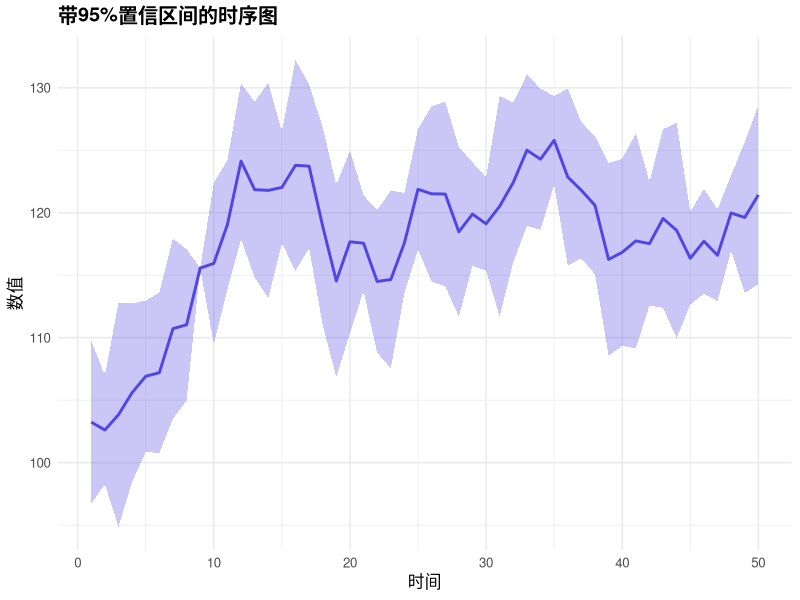
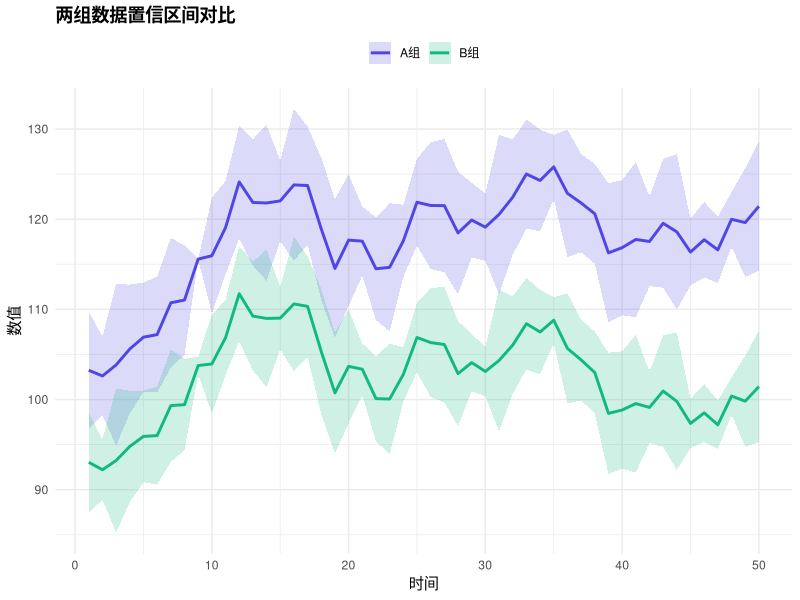
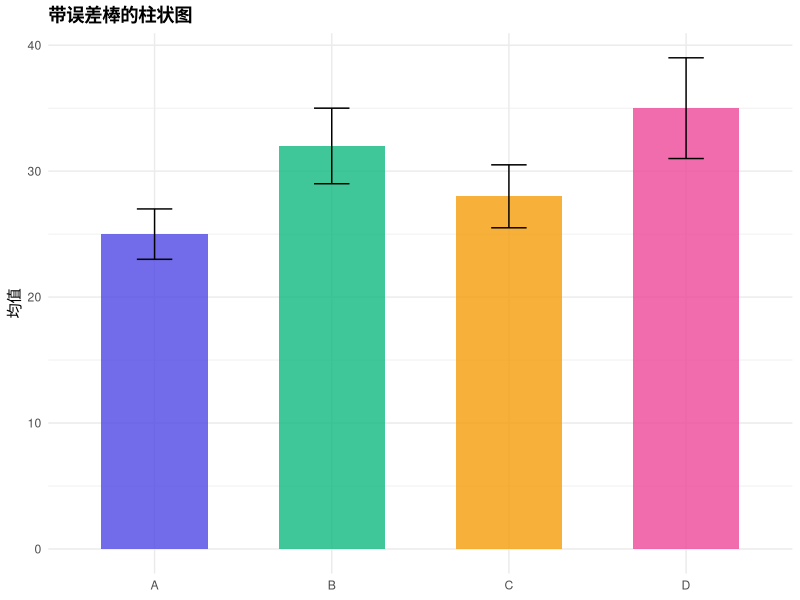

R code for these plots, in order:
## ---- chunk 1
knitr::opts_chunk$set(
    echo = TRUE, warning = FALSE, message = FALSE,
    fig.width = 10, fig.height = 5, fig.retina = 2, out.width = "100%", dpi = 150
)
## ---- chunk 2
library(ggplot2)
library(dplyr)
## ---- chunk 3
set.seed(42)
time_series <- data.frame(
    time = 1:50,
    value = 100 + cumsum(rnorm(50, 0.5, 2)),
    se = abs(rnorm(50, 3, 1))
) %>%
    mutate(
        lower = value - 1.96 * se,
        upper = value + 1.96 * se
    )
## ---- chunk 4
ggplot(time_series, aes(x = time, y = value)) +
    geom_ribbon(aes(ymin = lower, ymax = upper), fill = "#4f46e5", alpha = 0.3) +
    geom_line(color = "#4f46e5", linewidth = 1) +
    labs(
        title = "带95%置信区间的时序图",
        x = "时间",
        y = "数值"
    ) +
    theme_minimal(base_size = 12) +
    theme(plot.title = element_text(face = "bold"))
## ---- chunk 5
# 创建两组数据
set.seed(42)
multi_group <- rbind(
    time_series %>% mutate(group = "A组"),
    data.frame(
        time = 1:50,
        value = 90 + cumsum(rnorm(50, 0.3, 2)),
        se = abs(rnorm(50, 2.5, 1))
    ) %>%
        mutate(lower = value - 1.96 * se, upper = value + 1.96 * se, group = "B组")
)

ggplot(multi_group, aes(x = time, y = value, color = group, fill = group)) +
    geom_ribbon(aes(ymin = lower, ymax = upper), alpha = 0.2, color = NA) +
    geom_line(linewidth = 1) +
    scale_color_manual(values = c("#4f46e5", "#10b981")) +
    scale_fill_manual(values = c("#4f46e5", "#10b981")) +
    labs(title = "两组数据置信区间对比", x = "时间", y = "数值", color = NULL, fill = NULL) +
    theme_minimal() +
    theme(plot.title = element_text(face = "bold"), legend.position = "top")
## ---- chunk 6
# 分组均值和误差
summary_data <- data.frame(
    group = c("A", "B", "C", "D"),
    mean = c(25, 32, 28, 35),
    se = c(2, 3, 2.5, 4)
)

ggplot(summary_data, aes(x = group, y = mean, fill = group)) +
    geom_col(alpha = 0.8, width = 0.6) +
    geom_errorbar(aes(ymin = mean - se, ymax = mean + se), width = 0.2) +
    scale_fill_manual(values = c("#4f46e5", "#10b981", "#f59e0b", "#ec4899")) +
    labs(title = "带误差棒的柱状图", x = NULL, y = "均值") +
    theme_minimal() +
    theme(plot.title = element_text(face = "bold"), legend.position = "none")
